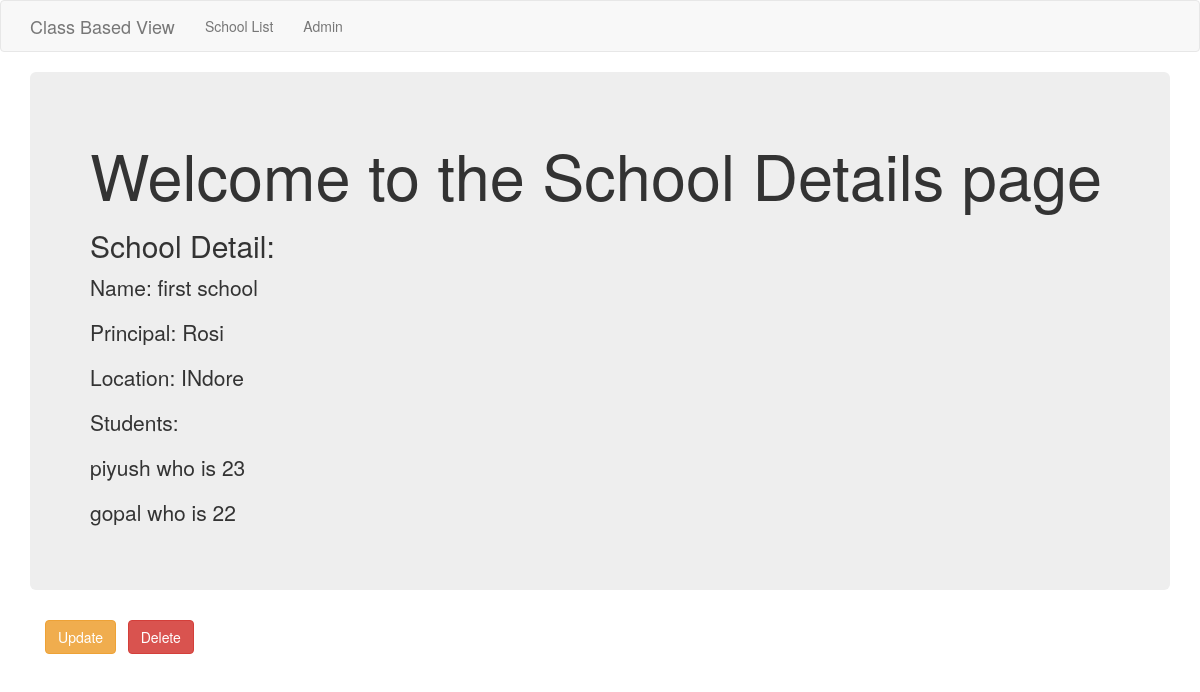
Page /cbv_app/1/ on the committed database.
### cbv_app/models.py (models this page shows, shortened)
class School(models.Model):
    name      = models.CharField(max_length=255)
    principal = models.CharField(max_length=255)
    location  = models.CharField(max_length=256)

class Student(models.Model):
    name   = models.CharField(max_length=255)
    age    = models.PositiveIntegerField()
    school = models.ForeignKey(School, related_name='students', on_delete=models.CASCADE)

### cbv_app/views.py (the view)
# urls.py: url(r'^(?P<pk>\d+)/$', views.SchoolDetailView.as_view(), name='school_details'),
class SchoolDetailView(DetailView):
    context_object_name = 'school_details'
    model = models.School
    template_name = 'cbv_app/school_details.html'

### cbv_app/templates/cbv_app/school_details.html
{% extends 'cbv_app/cbv_app_base.html' %}
{% block body_block %}
    <div class="jumbotron">
        <h1>Welcome to the School Details page</h1>
        <h2>School Detail:</h2>
        <p>Name: {{ school_details.name }}</p>
        <p>Principal: {{ school_details.principal }}</p>
        <p>Location: {{ school_details.location }}</p>
        <p>Students:</p>
            {% for student in school_details.students.all %}
                <p>{{ student.name }} who is {{ student.age }} </p>
            {% endfor %}
    </div>
    <div class="container">
        <p><a class="btn btn-warning" href="{% url 'cbv_app:update' pk=school_details.pk  %}">Update</a> &nbsp;
        <a class="btn btn-danger" href="{% url 'cbv_app:delete' pk=school_details.pk  %}">Delete</a></p>
    </div>
{% endblock %}

### rows in the picture
School: name "first school", principal "Rosi", location "INdore"
Student: name "piyush", age "23"
Student: name "gopal", age "22"
